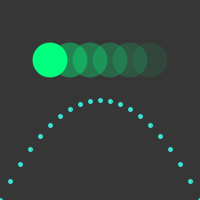
Frame 1 (no input)
Frame 60 (the mouse pressed at the canvas centre just before this capture): identical to frame 1, image omitted
Frame 120 (the mouse held since frame 60 and released just before this capture): identical to frame 1, image omitted

The Processing sketch that drew this single still picture (run headless with seeded random() and noise(); from frame 60 on, the mouse is pressed at the canvas centre):

// Processing sketch: processing_96961
// ── processing_96961.pde

int x=-100;
 int y=5;
  void setup (){
  size (200, 200);
 }
    
   void draw (){
      background (#363636);
     noStroke ();
  fill (#00FF7F);
  ellipse (50, 60, 35,35);
  fill (#00FF7F, 100);
  ellipse (70, 60, 35,35);
  fill (#00FF7F, 80);
  ellipse (90, 60, 35,35);
  fill (#00FF7F, 60);
  ellipse (110, 60, 35, 35);
  fill (#00FF7F, 40);
  ellipse (130,60,35,35);
  fill (#00FF7F, 20);
  ellipse (150, 60, 35, 35);
    
  int spacing= 10;
  int endegs= 200;
  for (int x=-100; x<200; x=x+spacing){
    stroke (#40E0D0);
    strokeWeight (5);
    point (x+100,x*x/100+100);
   }
   }
